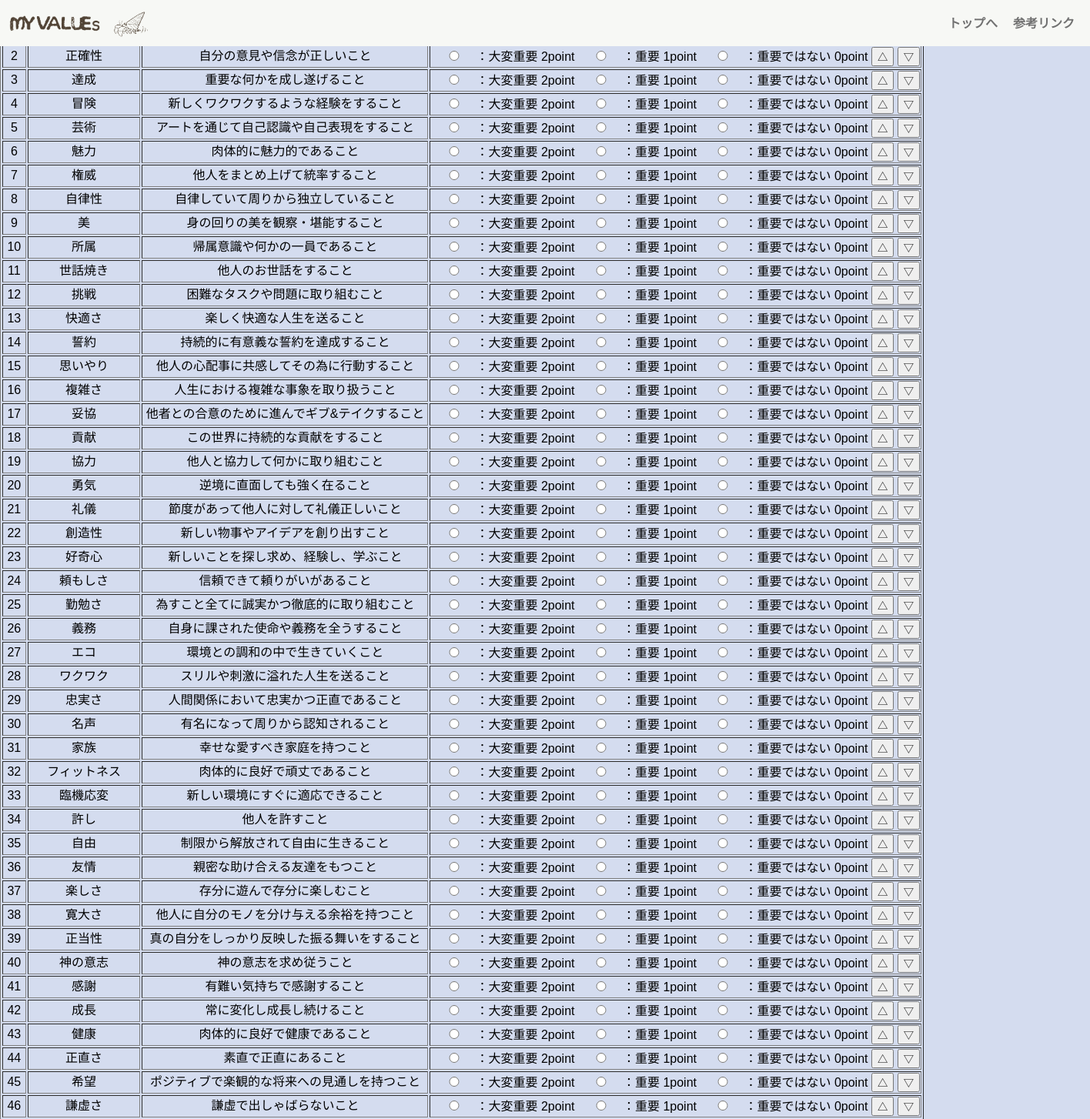
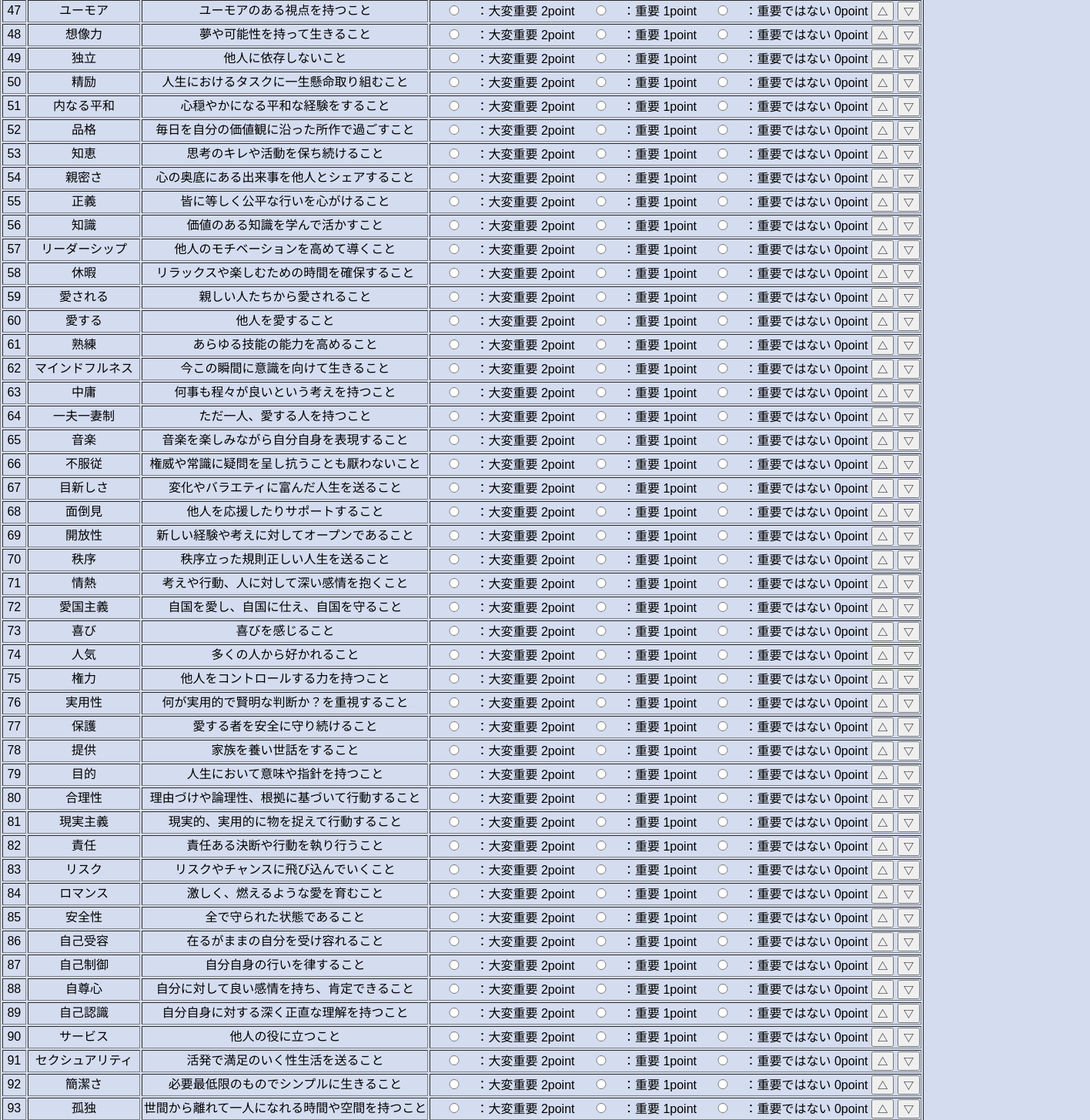
The app's page /list100 (upper part), older data (2 pictures, top to bottom).
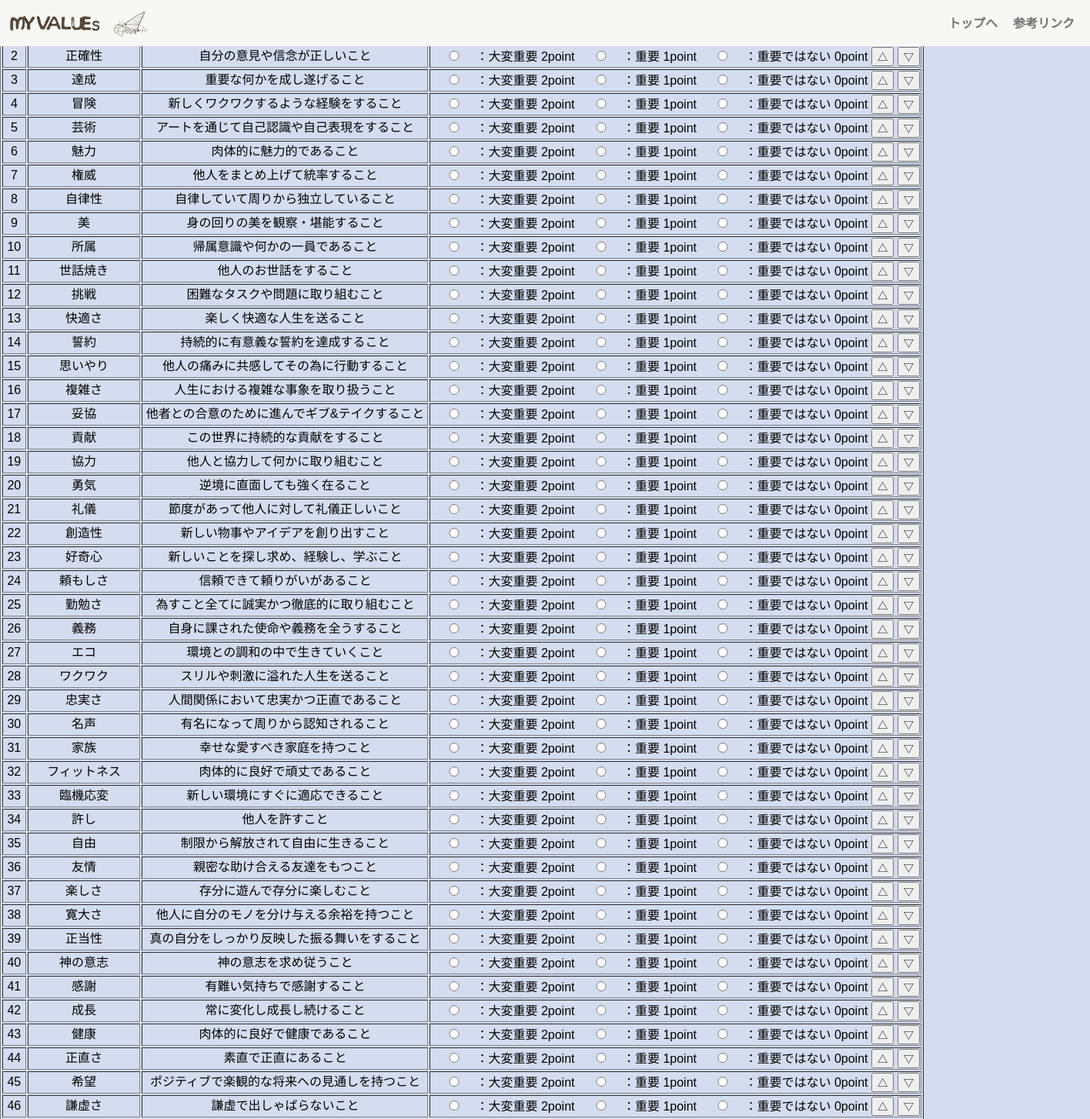
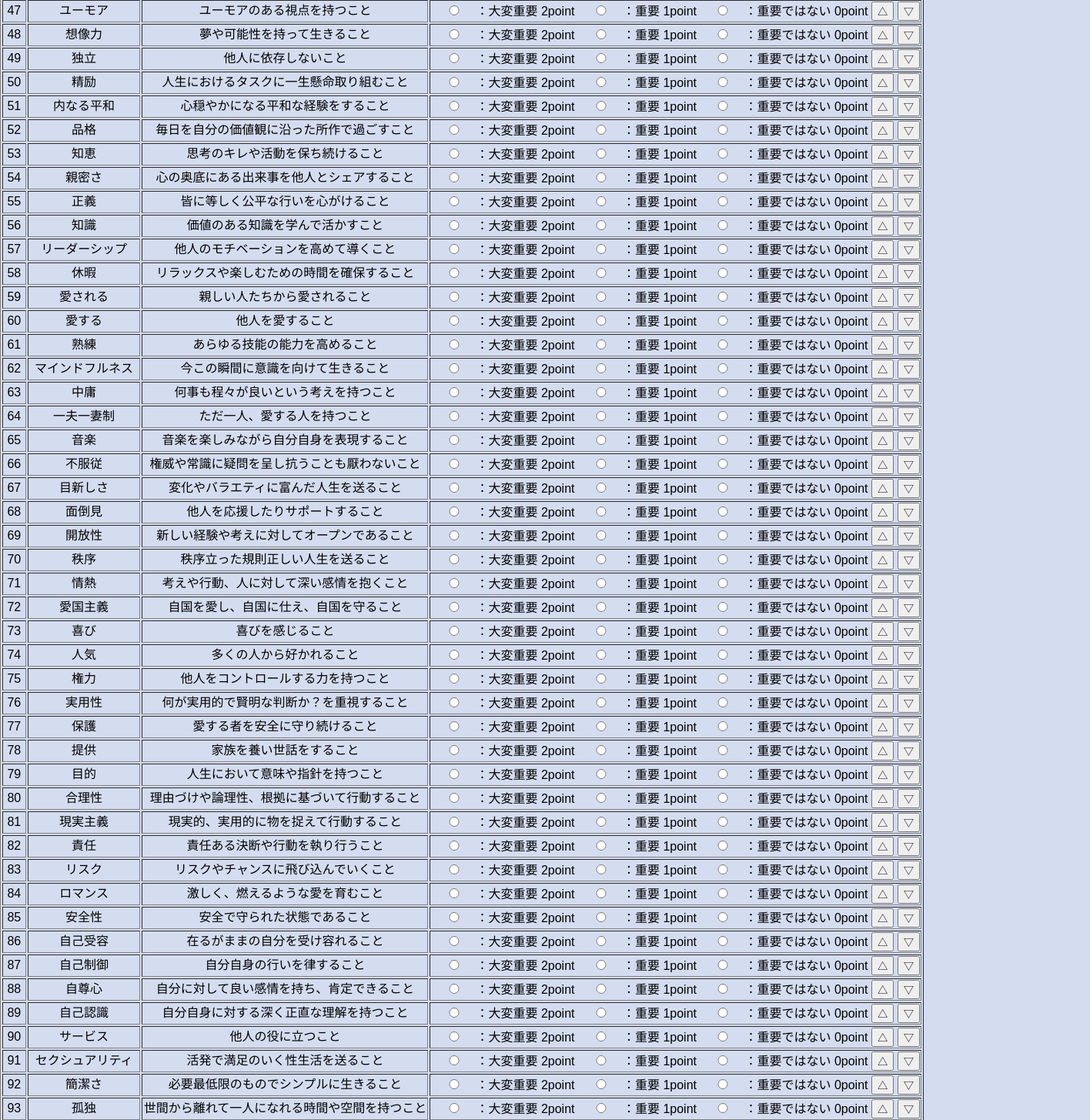
The same page, newer data (2 pictures, top to bottom).
### tables this page shows
CREATE TABLE "values100" (
	"id"	INTEGER,
	"value"	TEXT,
	"explanation"	TEXT,
	PRIMARY KEY("id")
);

### app.py (the view)
@app.route("/list100",methods=["GET"])
def list100():
    user_id=1
    conn=sqlite3.connect("myvalues.db")
    c=conn.cursor()
    c.execute("Select id,value,explanation From values100;")
    value_list=[]
    for row in c.fetchall():
        value_list.append({"id":row[0],"task":row[1],"explanation":row[2]})
    c.close()
    conn.close()
    return render_template("list100.html",value_list=value_list,)

### templates/list100.html (shortened to what this page needs)
{% extends "base.html" %}
{% block content %}
<form action="/value_list" id="list100form" style="text-align:center;" method="post">
    <table border="1">
        {% for item in value_list %}
        <tr class="value_container">
            <td>{{item['id']}}</td>
            <td>{{item['task']}}</td>
            <td>{{item['explanation']}}</td>
            <td>
                <label><input type="radio" style="width: 50px;" name="r{{item['id']}}" value="2">：大変重要 2point</label>
                <label><input type="radio" style="width: 50px;" name="r{{item['id']}}" value="1">：重要 1point</label>
                <label><input type="radio" style="width: 50px;" name="r{{item['id']}}" value="0">：重要ではない 0point</label>
                <input type="button" class="up" value="△">
                <input type="button" class="down" value="▽">
            </td>
        </tr>
        {% endfor %}
    </table>
</form>
{% endblock %}

### templates/base.html (shortened to what this page needs)
<!DOCTYPE html>
<html lang="ja">
<head>
    <link rel="stylesheet" href="../static/css/style.css">
</head>
<body>
    <div class="container-all">
        <header class="site-header">
        <div class="logo">
            <img src="../static/img/name.png" alt="">
        </div>
        <div class="logoimage">
            <img src="../static/img/myvalueslogo.png" alt="">
        </div>
        <div class="menu">
        <nav>
            <ul>
                <li><a  href="" >トップへ</a></li>
                <li><a  href="" >参考リンク</a></li>
            </ul>
        </nav>
        </div>
        </header>
    {% block content %}
    {% endblock %}
    </div>
</body>
</html>

### static/css/style.css (style rules this page uses)
html { overflow-y: scroll; }
body, h1, h2, h3, h4, h5, p, ul, ol, li, dl, dt, dd { margin: 0px; padding: 0px; }
body { background: #fff; text-align: center; font-size: 16px; line-height: 1.4; min-width: 100%; -webkit-text-size-adjust: 100%; }
li { list-style: none; }
a { outline: none; color: inherit; text-decoration: none; }
img { border: 0px; vertical-align: bottom; }
body { font-family: "Noto Sans Japanese", "ヒラギノ角ゴ Pro W3", "Hiragino Kaku Gothic Pro", "ヒラギノ角ゴ ProN W3", "Hiragino Kaku Gothic ProN", "游ゴシック", YuGothic, "メイリオ", "Meiryo", "HGPｺﾞｼｯｸM", "Osaka", "ＭＳ Ｐゴシック", sans-serif, Century Gothic, Arial,"M PLUS Rounded 1c"; }
.site-header { height: 60px; background: #F7F8F5; text-align: center; position: fixed; width: 100%; display: flex; }
header img { height:50px; }
.logo { margin: 5px,0px,0px,5px; padding-top: 5px; }
.logoimage { padding-top: 10px; }
.menu { margin:0 0 0 auto; }
ul { display: flex; list-style: none; margin: 5px; padding: 5px; }
li { margin:10px; font-family: 'M PLUS Rounded 1c', sans-serif; font-weight: 600; color:#707070; }
.container-all { background-color:#D4DCEF; width: 100%; height: auto !important; height: 100%; position: relative; min-height: 100%; }

Row changes from the older to the newer data that the page shows:
changed values100 "思いやり": explanation "他人の心配事に共感してその為に行動すること" → "他人の痛みに共感してその為に行動すること"
changed values100 "安全性": explanation "全で守られた状態であること" → "安全で守られた状態であること"
